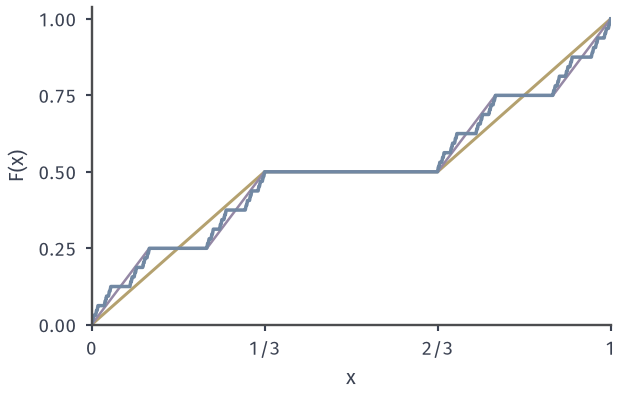

Recreate this plot in Python.
from pathlib import Path
import sys
ROOT = next(p for p in Path(__file__).resolve().parents if (p/'build.sh').is_file() and (p/'tex/book.tex').is_file())
sys.path.insert(0, str(ROOT/'figures/07-probability/01-elementary-probability/matplotlib/rvd-common'))
from rvd_common import *
# Target: X = sum_k 2 D_k / 3^k with independent fair digits D_k in {0,1}.
# F_n = distribution function of the uniform spread over the 2^n stage-n intervals (stages 1 and 2),
# F = Cantor function, computed by the self-similar recursion to depth 14.
def cantor(x, depth=14):
    x = np.asarray(x, float); out = np.zeros_like(x); scale = .5
    y = x.copy(); done = np.zeros(x.shape, bool)
    for _ in range(depth):
        left = (y < 1/3) & ~done; mid = (y >= 1/3) & (y <= 2/3) & ~done; right = (y > 2/3) & ~done
        out[mid] += scale; done |= mid
        out[right] += scale
        y = np.where(left, 3*y, np.where(right, 3*y-2, y))
        scale /= 2
    return out
def stage_cdf(x, n):
    ivs = [(0.0, 1.0)]
    for _ in range(n):
        ivs = [iv for a, b in ivs for iv in ((a, a+(b-a)/3), (b-(b-a)/3, b))]
    L = (2/3)**n; F = np.zeros_like(x)
    for a, b in ivs:
        F += np.clip((x-a)/(b-a), 0, 1)*(b-a)/L
    return F
x = np.linspace(0, 1, 3001)
fig, ax = figure(width_mm=88, height_mm=56)
style(ax)
ax.plot(x, stage_cdf(x, 1), color=YELLOW, lw=1.2)
ax.plot(x, stage_cdf(x, 2), color=PURPLE, lw=1.0)
ax.plot(x, cantor(x), color=BLUE, lw=1.4)
ax.set_xlim(0, 1); ax.set_ylim(0, 1.04)
ax.set_xticks([0, 1/3, 2/3, 1]); ax.set_xticklabels(['0', '1/3', '2/3', '1'])
ax.set_yticks([0, .25, .5, .75, 1])
ax.set_xlabel('$x$'); ax.set_ylabel('$F(x)$')
assert abs(cantor(np.array([.25]))[0]-1/3) < 1e-3
save(fig, HERE(__file__), 'figure', {'F(1/4)': 1/3, 'stages': [1, 2], 'depth': 14})
